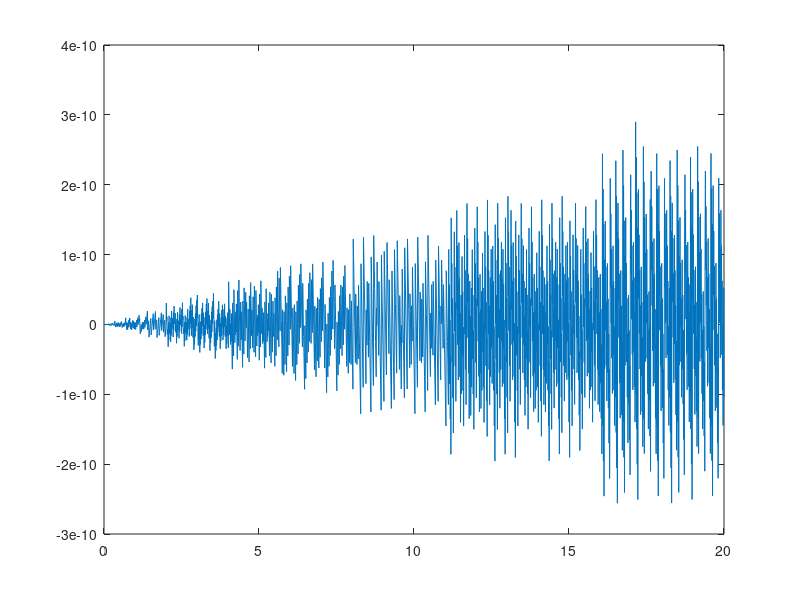

Here is the MATLAB script that generated this plot:
f1 = 1000;
f2 = 15000;
Amp = 1;
T = 20;
 
ts = 1/100;

t = 0:ts:T;
y = Amp*sin(2*pi*f1*t) + Amp*sin(2*pi*f2*t);

csvwrite('_1khz_15khz_signal.txt', y);

plot(t, y)
pause
